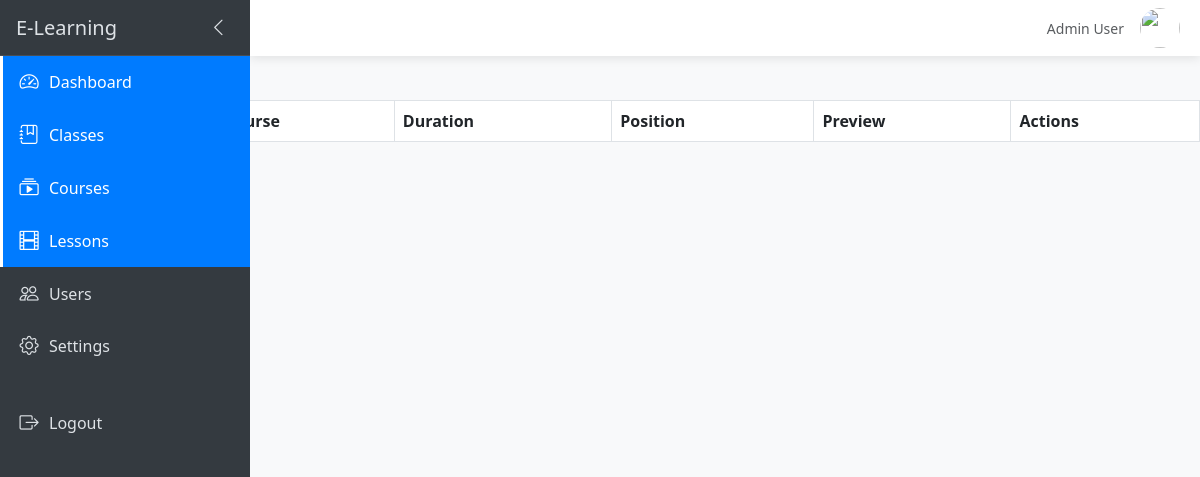
/admin/lessons/index.php, run on an earlier commit of the app's database.
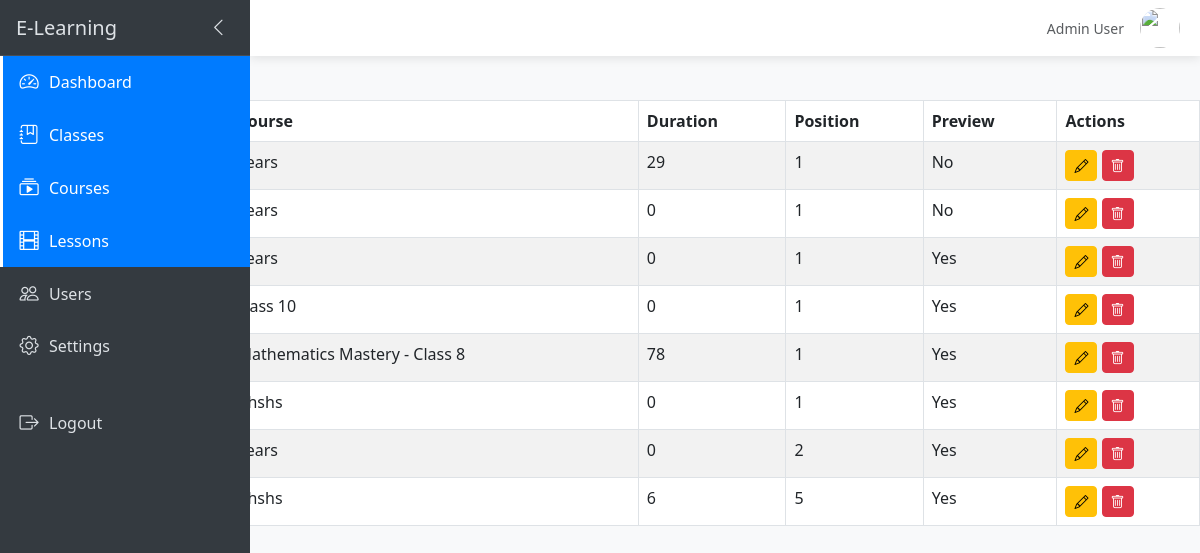
And on a later commit of the database.
### tables this page shows
CREATE TABLE `lessons` (
  `id` bigint(20) UNSIGNED NOT NULL,
  `course_id` bigint(20) UNSIGNED NOT NULL,
  `title` varchar(255) NOT NULL,
  `description` text DEFAULT NULL,
  `video_url` varchar(255) DEFAULT NULL,
  `duration` int(11) DEFAULT NULL,
  `position` int(11) NOT NULL,
  `is_preview` tinyint(1) DEFAULT 0,
  `created_at` timestamp NOT NULL DEFAULT current_timestamp(),
  `date` date DEFAULT NULL,
  `time` time DEFAULT NULL,
  `is_live` tinyint(1) DEFAULT 0,
  `live_date` datetime DEFAULT NULL,
  `live_end` datetime DEFAULT NULL
);

CREATE TABLE `courses` (
  `id` bigint(20) UNSIGNED NOT NULL,
  `class_id` int(11) DEFAULT NULL,
  `subject_id` int(11) DEFAULT NULL,
  `instructor_id` int(11) DEFAULT NULL,
  `title` varchar(150) DEFAULT NULL,
  `description` text DEFAULT NULL,
  `created_at` timestamp NOT NULL DEFAULT current_timestamp(),
  `user_id` int(11) DEFAULT NULL,
  `price` decimal(10,2) DEFAULT 1.00,
  `thumbnail` varchar(255) DEFAULT 'https://i.ibb.co/DfsDp9kX/971.jpg',
  `is_published` tinyint(1) DEFAULT 1
);

### admin/lessons/index.php (the view)
<?php
require_once '../includes/db.php';
require_once '../includes/header.php';
$stmt = $pdo->query("SELECT lessons.*, courses.title as course_title FROM lessons LEFT JOIN courses ON lessons.course_id = courses.id ORDER BY lessons.position ASC");
$lessons = $stmt->fetchAll();
?>
<h2>Lessons</h2>
<a href="create.php" class="btn btn-primary mb-3"><i class="bi bi-plus"></i> Add New Lesson</a>
<table class="table table-striped table-bordered">
    <thead>
        <tr>
            <th>ID</th>
            <th>Title</th>
            <th>Course</th>
            <th>Duration</th>
            <th>Position</th>
            <th>Preview</th>
            <th>Actions</th>
        </tr>
    </thead>
    <tbody>
        <?php foreach ($lessons as $lesson): ?>
        <tr>
            <td><?= htmlspecialchars($lesson['id']) ?></td>
            <td><?= htmlspecialchars($lesson['title']) ?></td>
            <td><?= htmlspecialchars($lesson['course_title'] ?? 'N/A') ?></td>
            <td><?= htmlspecialchars($lesson['duration']) ?></td>
            <td><?= htmlspecialchars($lesson['position']) ?></td>
            <td><?= $lesson['is_preview'] ? 'Yes' : 'No' ?></td>
            <td>
                <a href="edit.php?id=<?= $lesson['id'] ?>" class="btn btn-sm btn-warning"><i class="bi bi-pencil"></i></a>
                <a href="delete.php?id=<?= $lesson['id'] ?>" class="btn btn-sm btn-danger" onclick="return confirm('Are you sure?')"><i class="bi bi-trash"></i></a>
            </td>
        </tr>
        <?php endforeach; ?>
    </tbody>
</table>
<?php require_once '../includes/footer.php'; ?>

What changed in the data, as far as the page shows it:
added lessons: course.title "years", duration "29", position "1", is_preview "No"
added lessons: course.title "years", duration "0", position "1", is_preview "No"
added lessons: course.title "years", duration "0", position "1", is_preview "Yes"
added lessons: course.title "class 10", duration "0", position "1", is_preview "Yes"
added lessons: course.title "Mathematics Mastery - Class 8", duration "78", position "1", is_preview "Yes"
added lessons: course.title "hhshs", duration "0", position "1", is_preview "Yes"
added lessons: course.title "years", duration "0", position "2", is_preview "Yes"
added lessons: course.title "hhshs", duration "6", position "5", is_preview "Yes"
